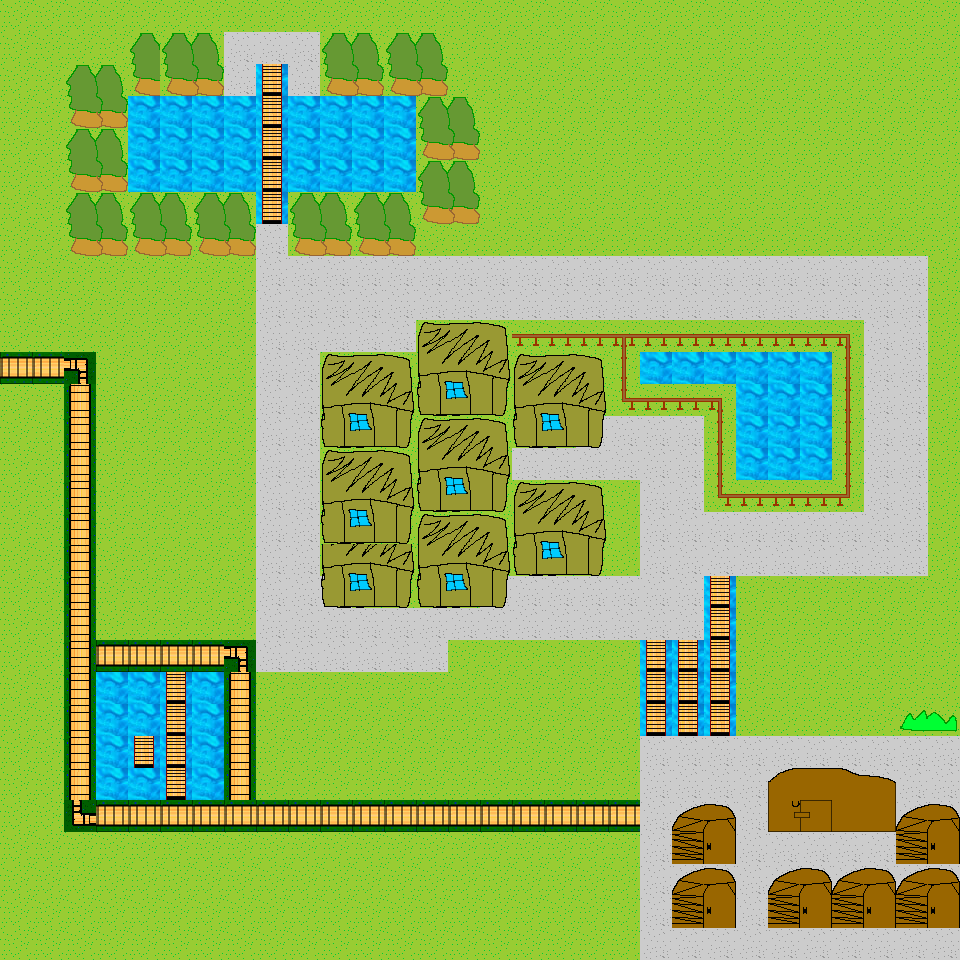

The image is a tile-based game level rendered from a .tmx file. Its description and source (layers, tilesets, objects; grid data summarised) follow:
An orthogonal 30x30 tile map with 32x32 px tiles, 2 tile layers (ground, collision).

<map version="1.0" tiledversion="1.0.3" orientation="orthogonal" renderorder="right-down" width="30" height="30" tilewidth="32" tileheight="32" nextobjectid="1">
 <tileset firstgid="1" name="tiles" tilewidth="32" tileheight="32" tilecount="400" columns="20">
  <image source="../../../images/tiles/tiles.png" width="640" height="640" />
  <tile id="1">
   <properties>
    <property name="type" value="grass" />
   </properties>
  </tile>
  <tile id="2">
   <properties>
    <property name="type" value="dirt" />
   </properties>
  </tile>
  <tile id="3">
   <properties>
    <property name="type" value="sand" />
   </properties>
  </tile>
  <tile id="4">
   <properties>
    <property name="type" value="water" />
   </properties>
  </tile>
  <tile id="5">
   <properties>
    <property name="type" value="rock" />
   </properties>
  </tile>
  <tile id="6">
   <properties>
    <property name="type" value="road" />
   </properties>
  </tile>
  <tile id="7">
   <properties>
    <property name="type" value="desert" />
   </properties>
  </tile>
  <tile id="10">
   <properties>
    <property name="type" value="impassable" />
   </properties>
  </tile>
  <tile id="11">
   <properties>
    <property name="type" value="bridge" />
   </properties>
  </tile>
  <tile id="12">
   <properties>
    <property name="type" value="bridge" />
   </properties>
  </tile>
  <tile id="13">
   <properties>
    <property name="type" value="bridge" />
   </properties>
  </tile>
  <tile id="14">
   <properties>
    <property name="type" value="bridge" />
   </properties>
  </tile>
  <tile id="15">
   <properties>
    <property name="type" value="bridge" />
   </properties>
  </tile>
  <tile id="16">
   <properties>
    <property name="type" value="bridge" />
   </properties>
  </tile>
  <tile id="17">
   <properties>
    <property name="type" value="bridge" />
   </properties>
  </tile>
  <tile id="20">
   <properties>
    <property name="type" value="impassable" />
   </properties>
  </tile>
  <tile id="21">
   <properties>
    <property name="type" value="impassable" />
   </properties>
  </tile>
  <tile id="40">
   <properties>
    <property name="type" value="impassable" />
   </properties>
  </tile>
  <tile id="41">
   <properties>
    <property name="type" value="impassable" />
   </properties>
  </tile>
  <tile id="60">
   <properties>
    <property name="type" value="impassable" />
   </properties>
  </tile>
  <tile id="61">
   <properties>
    <property name="type" value="impassable" />
   </properties>
  </tile>
  <tile id="80">
   <properties>
    <property name="type" value="impassable" />
   </properties>
  </tile>
  <tile id="81">
   <properties>
    <property name="type" value="impassable" />
   </properties>
  </tile>
  <tile id="120">
   <properties>
    <property name="type" value="impassable" />
   </properties>
  </tile>
  <tile id="121">
   <properties>
    <property name="type" value="impassable" />
   </properties>
  </tile>
  <tile id="122">
   <properties>
    <property name="type" value="impassable" />
   </properties>
  </tile>
  <tile id="140">
   <properties>
    <property name="type" value="impassable" />
   </properties>
  </tile>
  <tile id="141">
   <properties>
    <property name="type" value="impassable" />
   </properties>
  </tile>
  <tile id="143">
   <properties>
    <property name="type" value="impassable" />
   </properties>
  </tile>
  <tile id="160">
   <properties>
    <property name="type" value="impassable" />
   </properties>
  </tile>
  <tile id="161">
   <properties>
    <property name="type" value="impassable" />
   </properties>
  </tile>
  <tile id="162">
   <properties>
    <property name="type" value="impassable" />
   </properties>
  </tile>
  <tile id="163">
   <properties>
    <property name="type" value="impassable" />
   </properties>
  </tile>
  <tile id="164">
   <properties>
    <property name="type" value="impassable" />
   </properties>
  </tile>
  <tile id="165">
   <properties>
    <property name="type" value="impassable" />
   </properties>
  </tile>
  <tile id="166">
   <properties>
    <property name="type" value="impassable" />
   </properties>
  </tile>
  <tile id="167">
   <properties>
    <property name="type" value="impassable" />
   </properties>
  </tile>
  <tile id="168">
   <properties>
    <property name="type" value="impassable" />
   </properties>
  </tile>
  <tile id="169">
   <properties>
    <property name="type" value="impassable" />
   </properties>
  </tile>
  <tile id="170">
   <properties>
    <property name="type" value="impassable" />
   </properties>
  </tile>
  <tile id="171">
   <properties>
    <property name="type" value="impassable" />
   </properties>
  </tile>
  <tile id="172">
   <properties>
    <property name="type" value="impassable" />
   </properties>
  </tile>
  <tile id="173">
   <properties>
    <property name="type" value="impassable" />
   </properties>
  </tile>
  <tile id="180">
   <properties>
    <property name="type" value="impassable" />
   </properties>
  </tile>
  <tile id="181">
   <properties>
    <property name="type" value="impassable" />
   </properties>
  </tile>
  <tile id="182">
   <properties>
    <property name="type" value="impassable" />
   </properties>
  </tile>
  <tile id="183">
   <properties>
    <property name="type" value="impassable" />
   </properties>
  </tile>
  <tile id="184">
   <properties>
    <property name="type" value="impassable" />
   </properties>
  </tile>
  <tile id="185">
   <properties>
    <property name="type" value="impassable" />
   </properties>
  </tile>
  <tile id="186">
   <properties>
    <property name="type" value="impassable" />
   </properties>
  </tile>
  <tile id="187">
   <properties>
    <property name="type" value="impassable" />
   </properties>
  </tile>
  <tile id="188">
   <properties>
    <property name="type" value="impassable" />
   </properties>
  </tile>
  <tile id="189">
   <properties>
    <property name="type" value="impassable" />
   </properties>
  </tile>
  <tile id="190">
   <properties>
    <property name="type" value="impassable" />
   </properties>
  </tile>
  <tile id="191">
   <properties>
    <property name="type" value="impassable" />
   </properties>
  </tile>
  <tile id="192">
   <properties>
    <property name="type" value="impassable" />
   </properties>
  </tile>
  <tile id="193">
   <properties>
    <property name="type" value="impassable" />
   </properties>
  </tile>
  <tile id="200">
   <properties>
    <property name="type" value="impassable" />
   </properties>
  </tile>
  <tile id="201">
   <properties>
    <property name="type" value="impassable" />
   </properties>
  </tile>
  <tile id="202">
   <properties>
    <property name="type" value="impassable" />
   </properties>
  </tile>
  <tile id="203">
   <properties>
    <property name="type" value="impassable" />
   </properties>
  </tile>
  <tile id="204">
   <properties>
    <property name="type" value="impassable" />
   </properties>
  </tile>
  <tile id="205">
   <properties>
    <property name="type" value="impassable" />
   </properties>
  </tile>
  <tile id="206">
   <properties>
    <property name="type" value="impassable" />
   </properties>
  </tile>
  <tile id="207">
   <properties>
    <property name="type" value="impassable" />
   </properties>
  </tile>
  <tile id="208">
   <properties>
    <property name="type" value="impassable" />
   </properties>
  </tile>
  <tile id="209">
   <properties>
    <property name="type" value="impassable" />
   </properties>
  </tile>
  <tile id="210">
   <properties>
    <property name="type" value="impassable" />
   </properties>
  </tile>
  <tile id="211">
   <properties>
    <property name="type" value="impassable" />
   </properties>
  </tile>
  <tile id="212">
   <properties>
    <property name="type" value="impassable" />
   </properties>
  </tile>
  <tile id="213">
   <properties>
    <property name="type" value="impassable" />
   </properties>
  </tile>
 </tileset>
 <layer name="ground" width="30" height="30">
  <properties>
   <property name="type" value="SPRITE_NONE" />
  </properties>
  <data>[900 cells, 900 non-empty, 8 distinct tile ids]</data>
 </layer>
 <layer name="collision" width="30" height="30">
  <properties>
   <property name="type" value="SPRITE_NONE" />
  </properties>
  <data>[900 cells, 180 non-empty, 33 distinct tile ids]</data>
 </layer>
</map>
